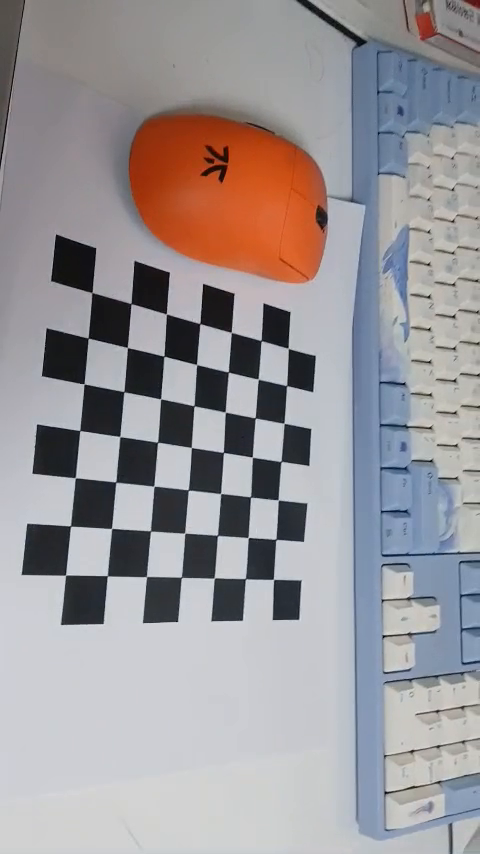
#> input picture frame 41 of example.mp4, 480 x 854 px
$ python distortion_correction.py
#> lines starting #> are read from the running program, lines starting #| are printed output that depends on the picture; after the words box and inside, x2 and y2 are one past the last pixel; in counts of white or black regions, pixels touching at a corner belong together
import numpy as np
import cv2 as cv
import os


base_path = os.path.dirname(os.path.abspath(__file__))
file_path = os.path.join(base_path, 'example.mp4')
# The given video and calibration data
video_file = file_path
K = np.array([[803.23665479, 0, 429.96989197],
[0, 808.90217625, 273.55823251],
[0, 0, 1]]) # Derived from `calibrate_camera.py`
dist_coeff = np.array([-0.2852754904152874, 0.1016466459919075, -0.0004420196146339175, 0.0001149909868437517, -0.01803978785585194])

# Open a video
video = cv.VideoCapture(video_file)
assert video.isOpened(), 'Cannot read the given input, ' + video_file

# Run distortion correction
show_rectify = True
map1, map2 = None, None
while True:
    # Read an image from the video
    valid, img = video.read()
#> img is the input picture: shape (854, 480, 3); mean B, G, R 153.3, 150.5, 154.9
    if not valid:
        break

    # Rectify geometric distortion (Alternative: `cv.undistort()`)
    info = "Original"
    if show_rectify:
        if map1 is None or map2 is None:
            map1, map2 = cv.initUndistortRectifyMap(K, dist_coeff, None, None, (img.shape[1], img.shape[0]), cv.CV_32FC1)
        img = cv.remap(img, map1, map2, interpolation=cv.INTER_LINEAR)
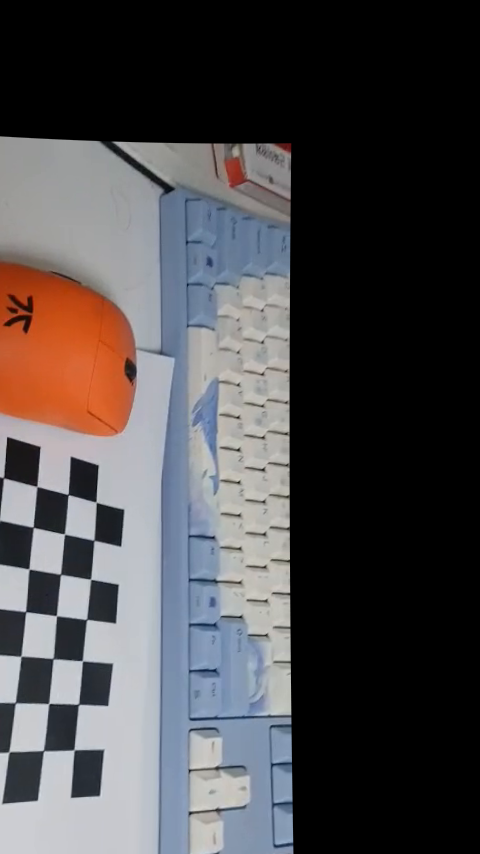
#> img: shape (854, 480, 3); mean B, G, R 74.2, 72.5, 75.2
        info = "Rectified"
    cv.putText(img, info, (10, 25), cv.FONT_HERSHEY_DUPLEX, 0.6, (0, 255, 0))
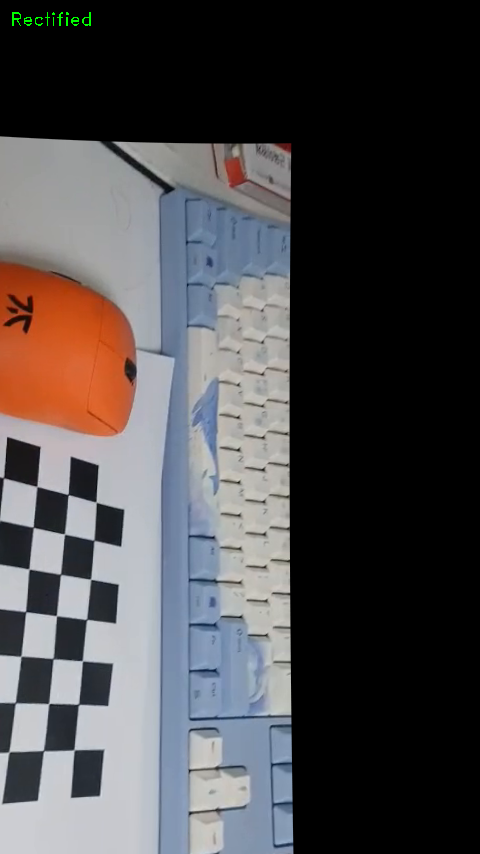
#> img: shape (854, 480, 3); 0.08% of pixels changed, all inside (x1, y1, x2, y2) = (12, 12, 91, 26)

    # Show the image and process the key event
    cv.imshow("Geometric Distortion Correction", img)
    key = cv.waitKey(10)
#> (key Esc is pressed here)
    if key == ord(' '):     # Space: Pause
        key = cv.waitKey()
    if key == 27:           # ESC: Exit
        break
    elif key == ord('\t'):  # Tab: Toggle the mode
        show_rectify = not show_rectify

video.release()
cv.destroyAllWindows()

$ run again, starting later in the video
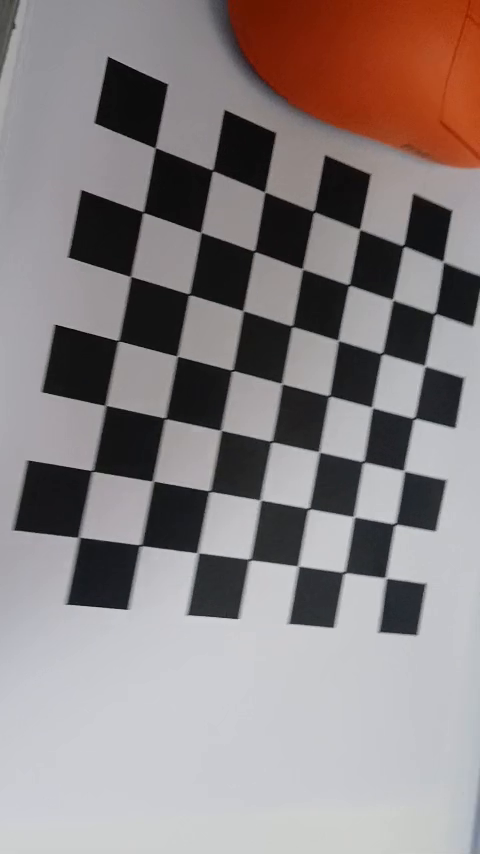
#> input picture frame 184 of example.mp4, 480 x 854 px
#> img is the input picture: shape (854, 480, 3); mean B, G, R 131.7, 131.4, 139.9
#> `img = cv.remap(img, map1, map2, interpolation=cv.INTER_LINEAR)`:
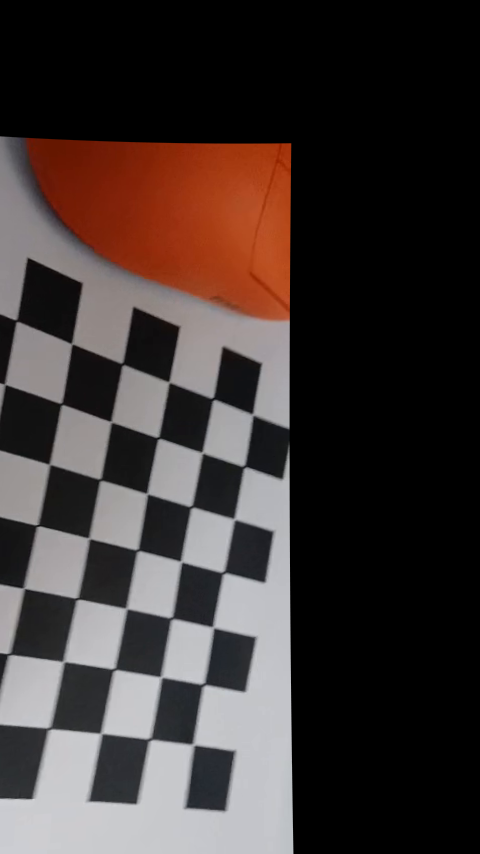
#> img: shape (854, 480, 3); mean B, G, R 52.6, 54.4, 63.3
#> `cv.putText(img, info, (10, 25), cv.FONT_HERSHEY_DUPLEX, 0.6, (0, 255, ..`:
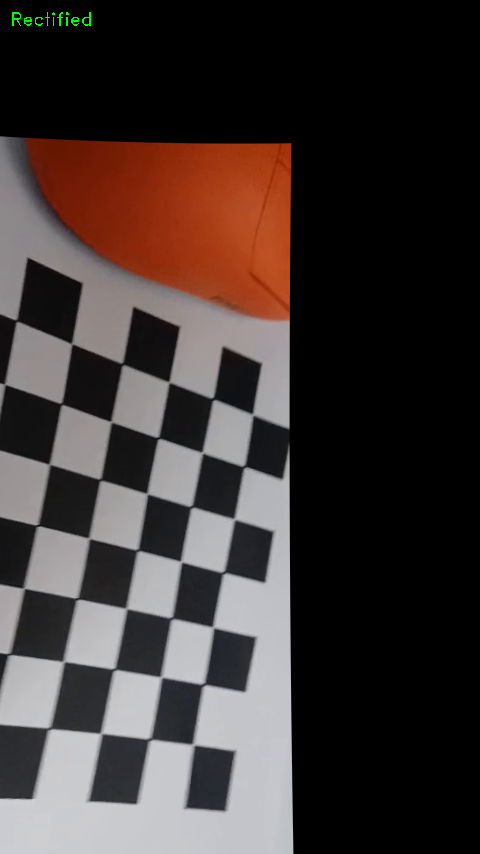
#> img: shape (854, 480, 3); 0.08% of pixels changed, all inside (x1, y1, x2, y2) = (12, 12, 91, 26)
